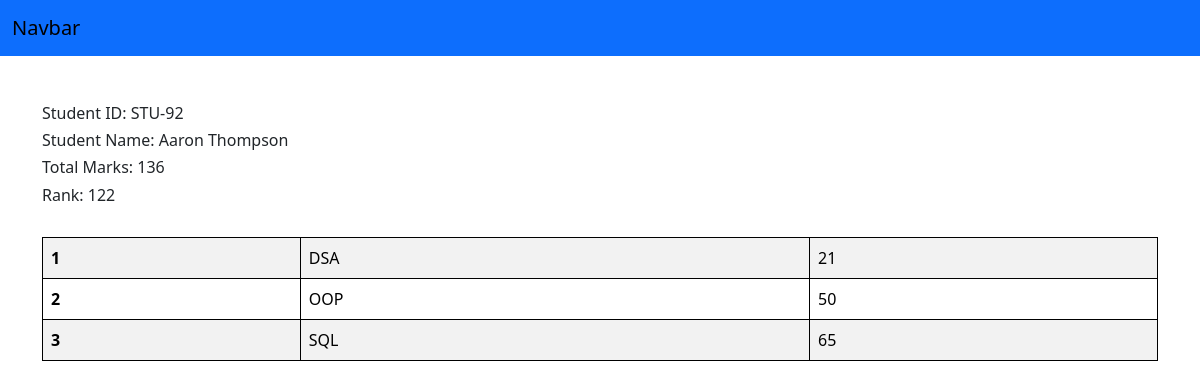
Page /get_marks/STU-92 on the committed database.
### core/models.py (models this page shows, shortened)
class SubjectMarks(models.Model):
    student = models.ForeignKey(Student, on_delete=models.CASCADE, related_name='studentmarks')
    subject = models.ForeignKey(Subject, on_delete=models.CASCADE)
    marks = models.IntegerField()
    class Meta:
        unique_together = ['student', 'subject']

class Student(models.Model):
    department_name = models.ForeignKey(Department, on_delete=models.CASCADE, null=True, blank=True, related_name='departmenttable')
    student_id = models.OneToOneField(StudentID, on_delete=models.CASCADE, related_name='studentid', null=True, blank=True)
    student_name = models.CharField(max_length=100)
    student_age = models.IntegerField(default=18)
    student_email = models.EmailField(unique=True)
    student_address = models.TextField()
    def __str__(self) -> str:
        return self.student_name
    class Meta():
        ordering = ['student_name']

class StudentID(models.Model):
    student_id = models.CharField(max_length=100)
    def __str__(self) -> str:
        return self.student_id

class ReportCard(models.Model):
    student = models.ForeignKey(Student, related_name='studentreportcard', on_delete=models.CASCADE)
    student_rank = models.IntegerField()
    date_of_generation = models.DateField(auto_now=True)
    unique_together = ['student_rank', 'date_of_generation']

class Subject(models.Model):
    subject_name = models.CharField(max_length=100)
    def __str__(self) -> str:
        return self.subject_name

### core/views.py (the view)
# urls.py: path('get_marks/<student_id>', get_marks, name='get_marks' ),
def get_marks(request, student_id):
    queryset = SubjectMarks.objects.filter(student__student_id__student_id = student_id)
    total_marks = queryset.aggregate(marks = Sum("marks"))
    context = {'queryset': queryset, 'total_marks': total_marks}
    return render(
        request,
        'student.html',
        context
    )

### core/templates/student.html
{% extends 'base.html' %}
{% block start %}
<div class="container mt-5">
    <h6>Student ID: {{queryset.first.student.student_id}}</h6>
    <h6>Student Name: {{queryset.first.student}} </h6>
    <h6>Total Marks: {{total_marks.marks}} </h6>
    <h6>Rank: {{queryset.first.student.studentreportcard.first.student_rank}}</h6>
<br>
    <table class="table table-striped">
        <tbody>
            {% for mark in queryset %}
          <tr>
            <th scope="row">{{forloop.counter}}</th>
            <td>{{mark.subject}}</td>
            <td>{{mark.marks}}</td>
          </tr>
          {% endfor %}
          </tbody>
          </table>
{% endblock %}

### core/templates/base.html (style rules this page uses)
tr, td, th { border: 1px solid black; }

### rows in the picture
SubjectMarks: first.student.student_id "STU-92", first.student "Aaron Thompson", first.student.studentreportcard.first.student_rank "122", subject "DSA", marks "21"
SubjectMarks: subject "OOP", marks "50"
SubjectMarks: subject "SQL", marks "65"

### other values in the picture
{{ total_marks.marks }} "136"
